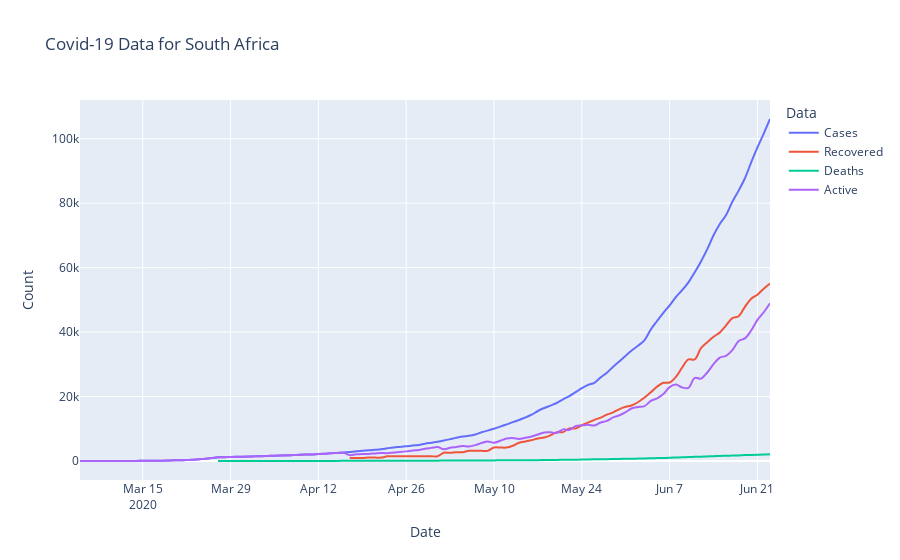

Write notebook code for a chart like this one.
### Code cell
fig2 = px.line(state_wide_plotly, x='Date', y='Count', color='Data',
              title='Covid-19 Data for South Africa', line_shape='spline')
fig2.update_traces(hovertemplate=None)
fig2.update_layout(hovermode="x")
fig2.show()
